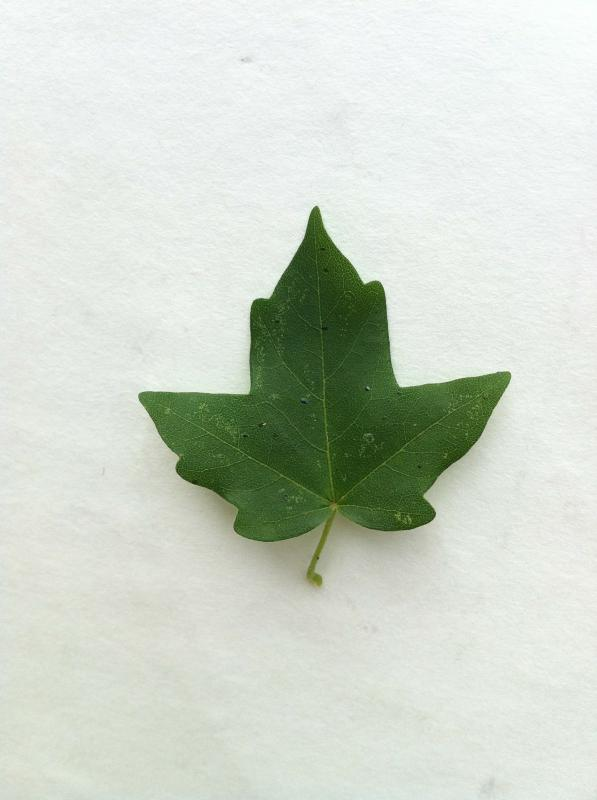
#> input picture Dataset/13291732978427.jpg, 597 x 800 px
$ python spatial_filtering.py   (older library calls are emulated)
#> lines starting #> are read from the running program, lines starting #| are printed output that depends on the picture
# -*- coding: utf-8 -*-
# Import library
import numpy as np
from skimage.io import imread
from scipy import signal
import matplotlib.pyplot as plt


file_name = './Dataset/13291732978427.jpg'
image = imread(file_name, as_grey=True)
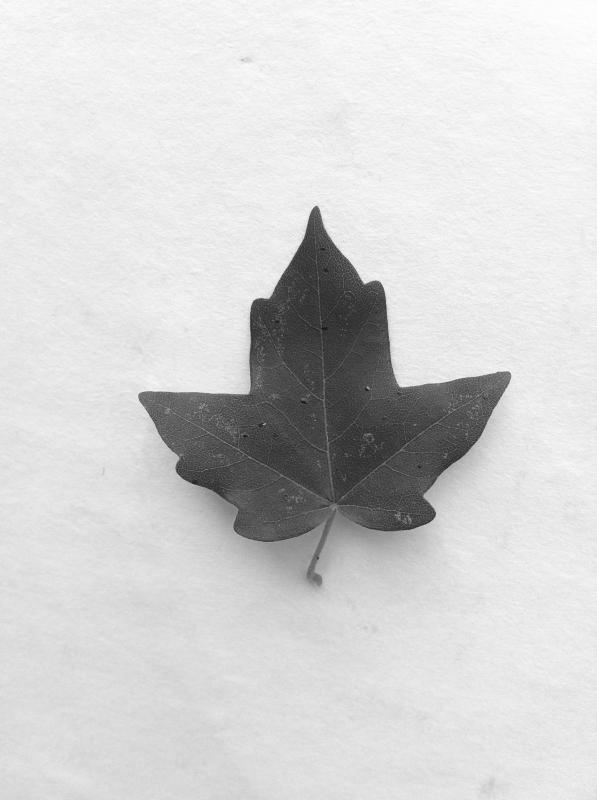
#> image: shape (800, 597) float64; min 0.0782, max 0.998, mean 0.828

media3 = [[1./9., 1./9., 1./9.],
          [1./9., 1./9., 1./9.],
          [1./9., 1./9., 1./9.]]

c_media = signal.convolve(image, media3, "valid")

fig = plt.figure(figsize=(10,10), dpi=100)
a = fig.add_subplot(1,2,1)
plt.imshow(image, cmap=plt.get_cmap('gray'))
a.set_title('Original')

a = fig.add_subplot(1,2,2)
plt.imshow(c_media, cmap=plt.get_cmap('gray'))
a.set_title('Media 3x3')
plt.show()
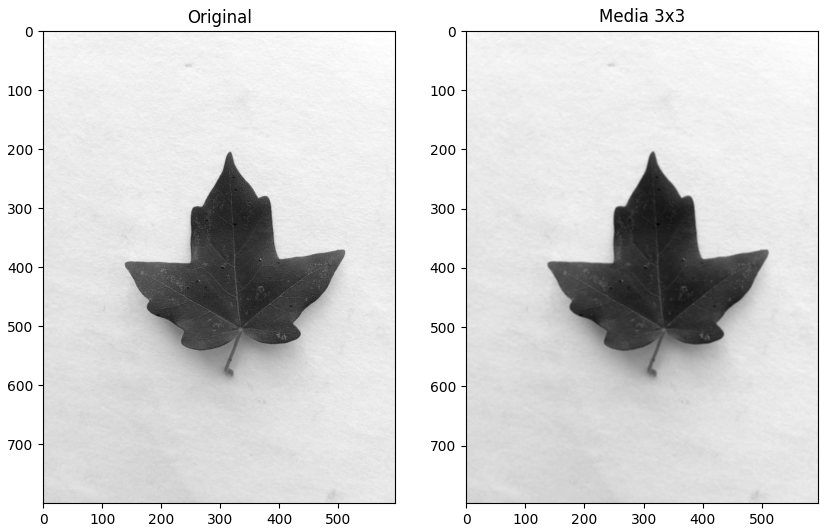
#> figure drawn by matplotlib, 2 panels


row,col= image.shape
#> row = 800; col = 597
ch = 1
mean = 0
var = 50
sigma = var**0.9
gauss = np.random.normal(mean,sigma,(row,col,ch))
gauss = gauss.reshape(row,col)
noisy = image + gauss
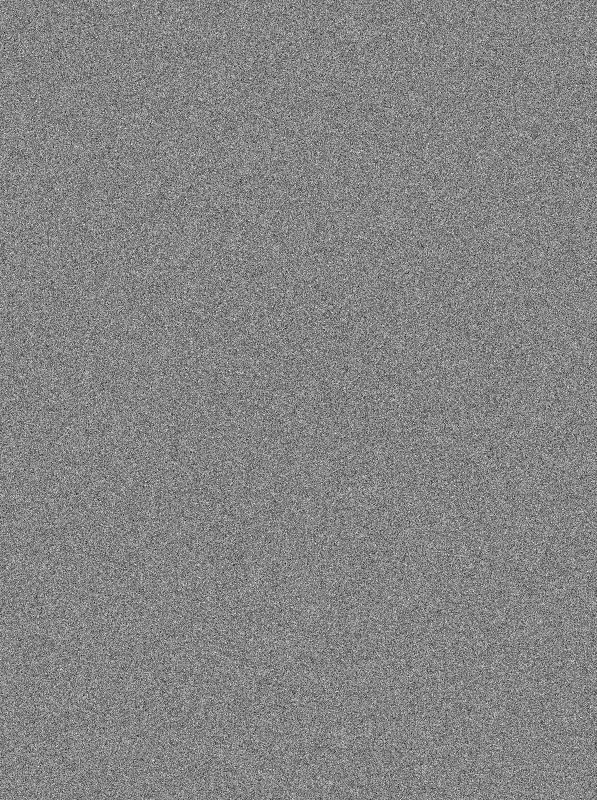
#> noisy: shape (800, 597) float64; min -163.1, max 151.9, mean 0.9; drawn with min black and max white

n_media = signal.convolve(noisy, media3, "valid")
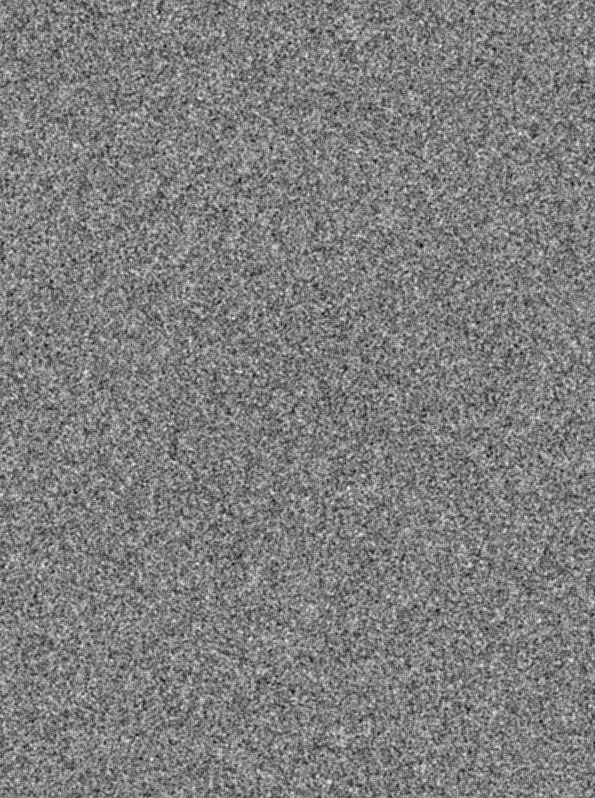
#> n_media: shape (798, 595) float64; min -50.42, max 53.04, mean 0.9; drawn with min black and max white

media_p = [[1./16., 2./16., 1./16.],
           [2./16., 4./16., 2./16.],
           [1./16., 2./16., 1./16.]]

n_media_p = signal.convolve(noisy, media_p, "valid")

fig = plt.figure(figsize=(10,10), dpi=50)
a = fig.add_subplot(1,3,1)
plt.imshow(noisy, cmap=plt.get_cmap('gray'))
a.set_title('Imagem com Ruído')

a = fig.add_subplot(1,3,2)
plt.imshow(n_media, cmap=plt.get_cmap('gray'))
a.set_title('Filtro da Média 3x3')

a = fig.add_subplot(1,3,3)
plt.imshow(n_media_p, cmap=plt.get_cmap('gray'))
a.set_title('Filtro da Média Ponderada')

plt.show()


sobel_x = [[-1, -2, -1],
           [0,   0, 0],
           [1,   2, 1]]

sobel_y = [[-1, 0,  1],
           [-2, 0,  2],
           [-1, 0,  1]]

c_sbl_x = signal.convolve(image, sobel_x, "valid")
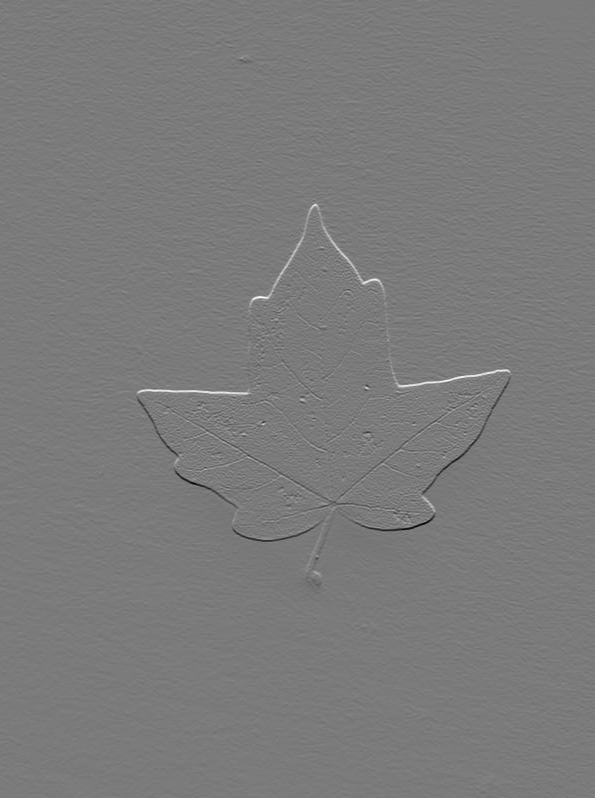
#> c_sbl_x: shape (798, 595) float64; min -2.14, max 2.29, mean 0.000965; drawn with min black and max white
c_sbl_y = signal.convolve(image, sobel_y, "valid")

c_sbl = c_sbl_x + c_sbl_y

fig = plt.figure(figsize=(10,10), dpi=100)
a = fig.add_subplot(1,3,1)
plt.imshow(c_sbl_x, cmap=plt.get_cmap('gray'))
a.set_title('Sobel x')

a = fig.add_subplot(1,3,2)
plt.imshow(c_sbl_y, cmap=plt.get_cmap('gray'))
a.set_title('Sobel y')

a = fig.add_subplot(1,3,3)
plt.imshow(c_sbl, cmap=plt.get_cmap('gray'))
a.set_title('Sobel')

plt.show()

$ run again, with Dataset/13001152969446.jpg copied over Dataset/13291732978427.jpg
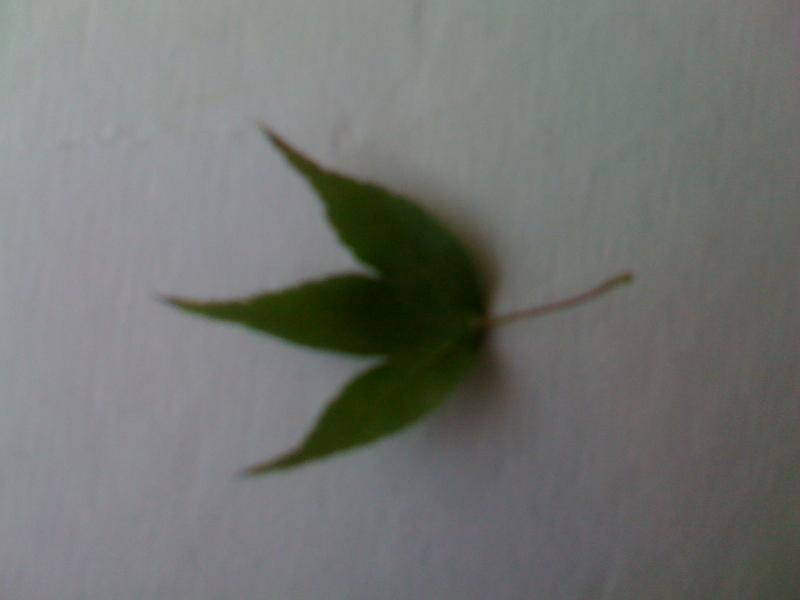
#> input picture Dataset/13001152969446.jpg, 800 x 600 px
#> `n_media = signal.convolve(noisy, media3, "valid")`:
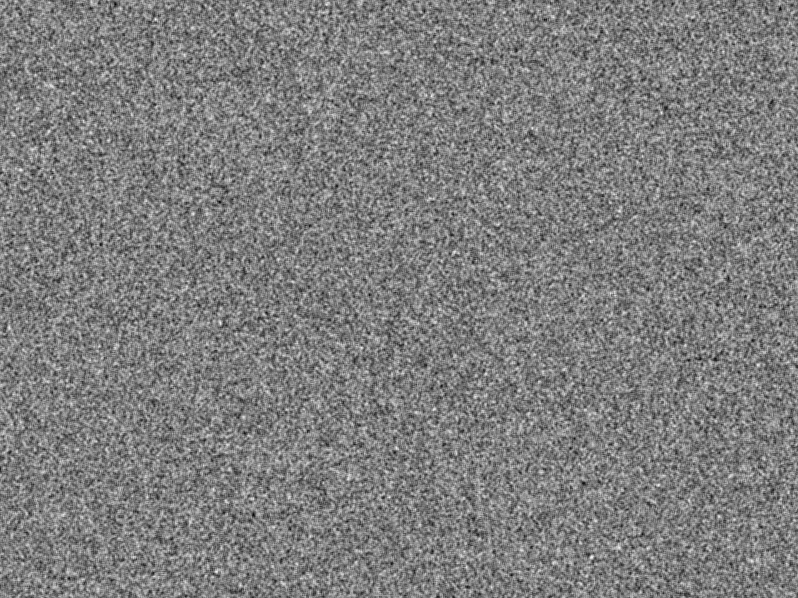
#> n_media: shape (598, 798) float64; min -51.45, max 53.49, mean 0.5; drawn with min black and max white
#> `c_sbl_y = signal.convolve(image, sobel_y, "valid")`:
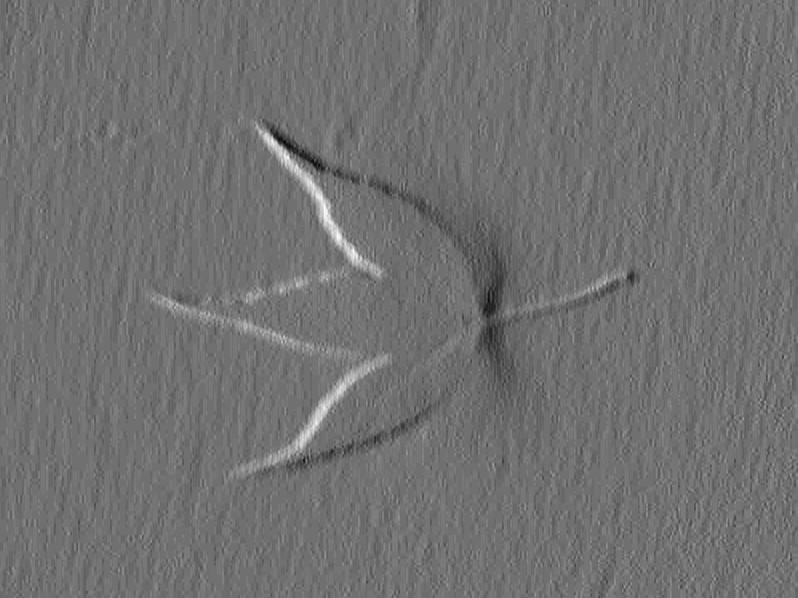
#> c_sbl_y: shape (598, 798) float64; min -0.239, max 0.304, mean 0.00227; drawn with min black and max white

$ run again, with Dataset/13001152969555.jpg copied over Dataset/13291732978427.jpg
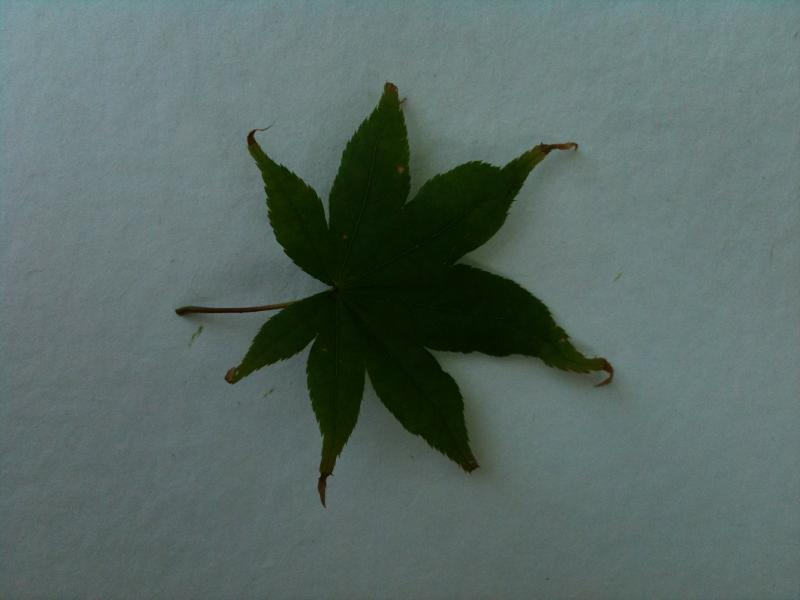
#> input picture Dataset/13001152969555.jpg, 800 x 600 px
#> `n_media = signal.convolve(noisy, media3, "valid")`:
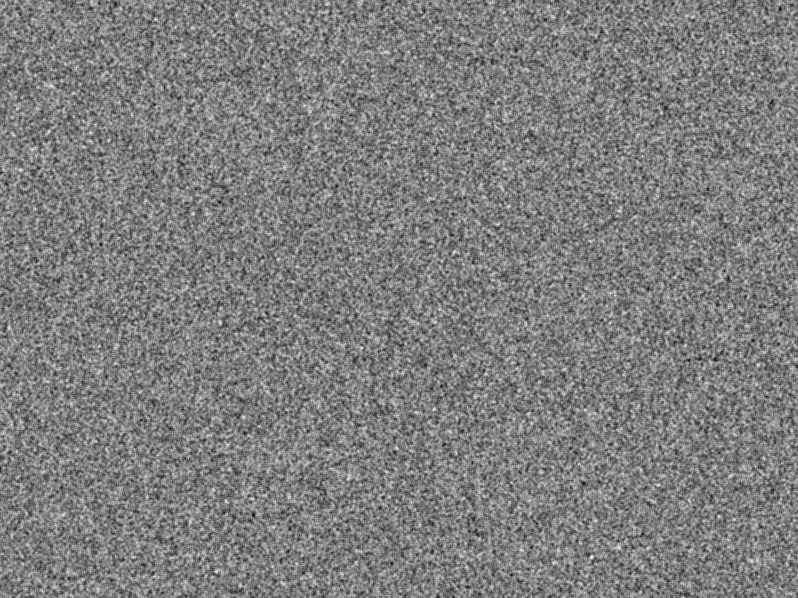
#> n_media: shape (598, 798) float64; min -51.52, max 53.41, mean 0.5; drawn with min black and max white
#> `c_sbl_x = signal.convolve(image, sobel_x, "valid")`:
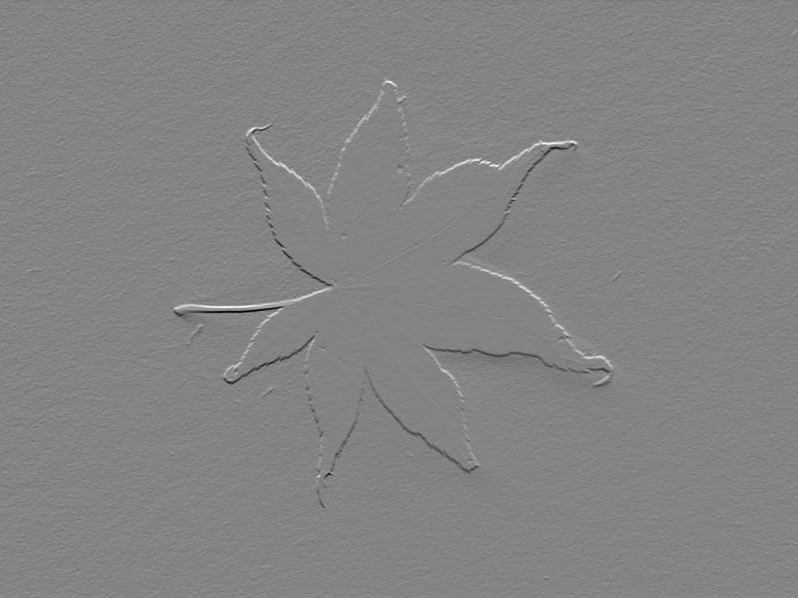
#> c_sbl_x: shape (598, 798) float64; min -1.39, max 1.3, mean 0.00204; drawn with min black and max white

$ run again, with Dataset/13291658032668.jpg copied over Dataset/13291732978427.jpg
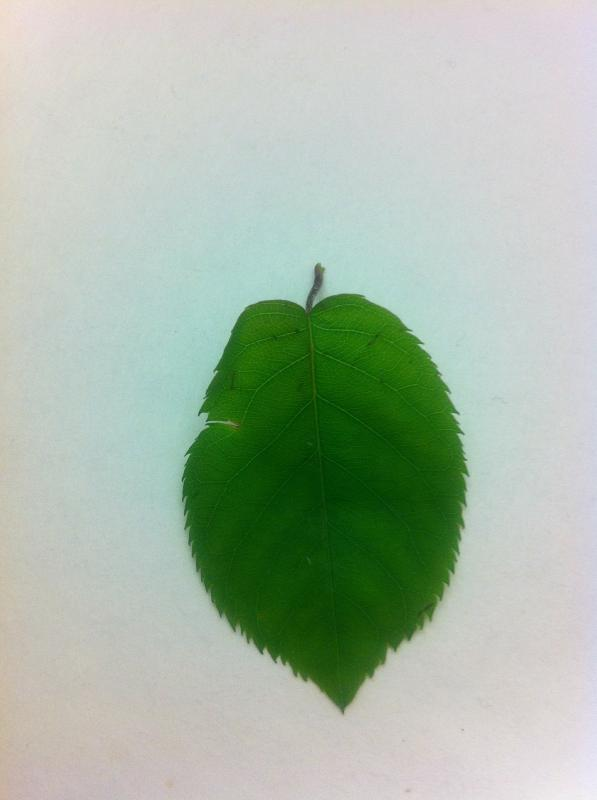
#> input picture Dataset/13291658032668.jpg, 597 x 800 px
#> `image = imread(file_name, as_grey=True)`:
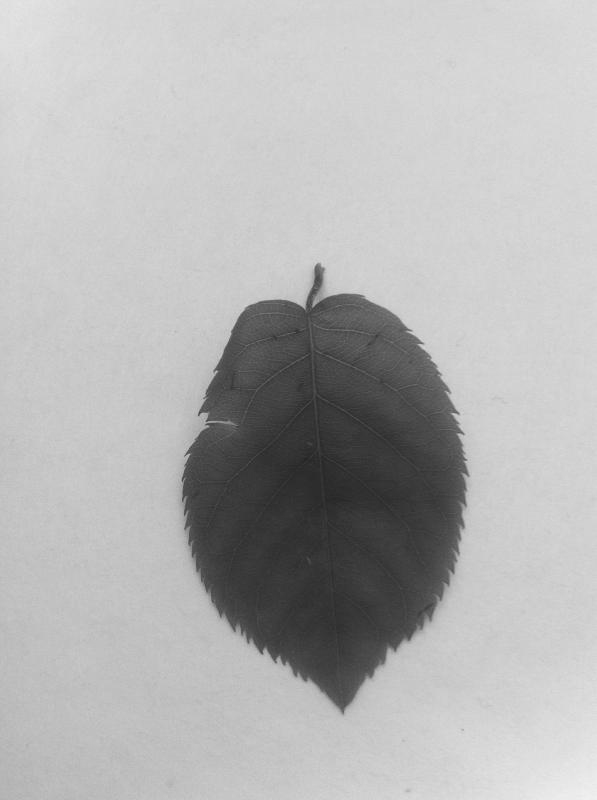
#> image: shape (800, 597) float64; min 0.146, max 0.944, mean 0.706
#> `c_sbl_y = signal.convolve(image, sobel_y, "valid")`:
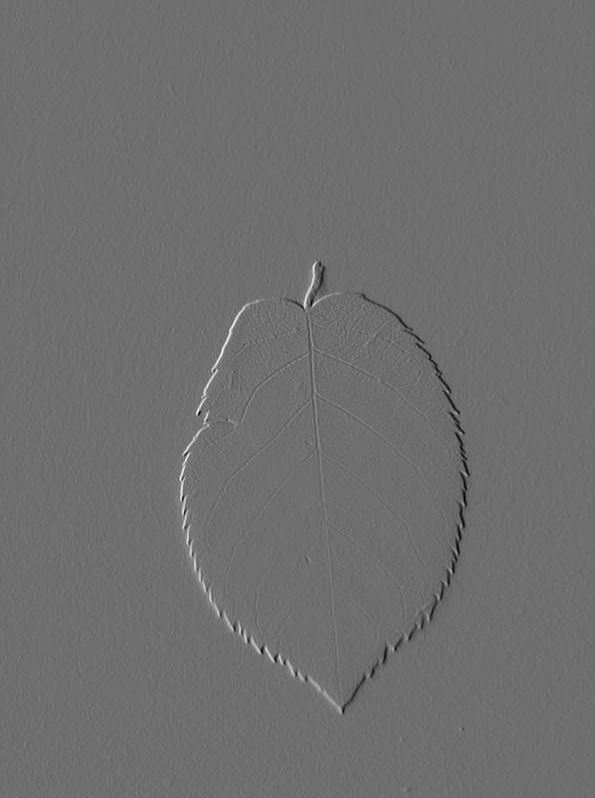
#> c_sbl_y: shape (798, 595) float64; min -1.25, max 1.61, mean -0.000855; drawn with min black and max white
